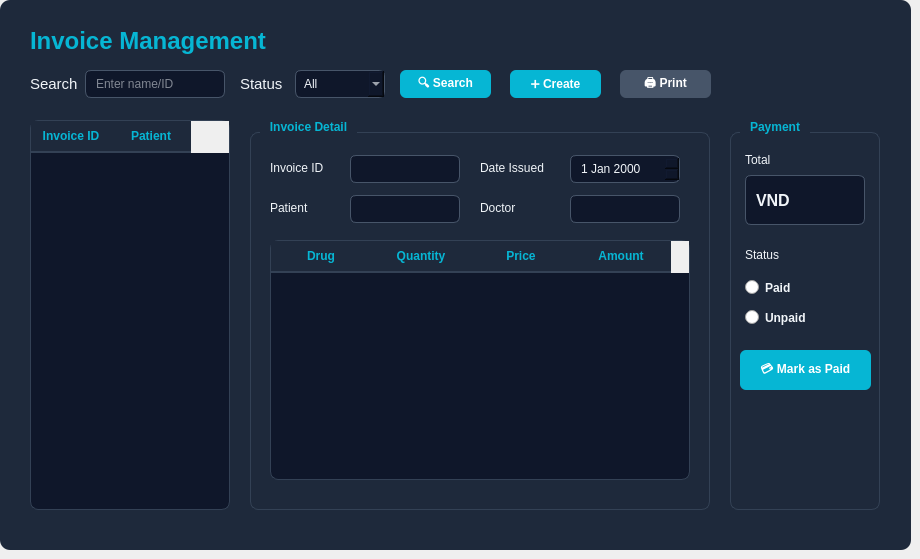
    <widget class="QWidget" name="page">
     <widget class="QFrame" name="frameDashboard_4">
      <property name="geometry">
       <rect>
        <x>0</x>
        <y>0</y>
        <width>911</width>
        <height>550</height>
       </rect>
      </property>
      <property name="styleSheet">
       <string notr="true">QFrame#frameDashboard_4 {
    background-color: rgb(30, 41, 59);
    border-radius: 10px;
}
QLabel {
    color: rgb(241, 245, 249);
}
QLineEdit, QComboBox, QDateEdit {
    background-color: rgb(15, 23, 42);
    border: 1px solid rgb(71, 85, 105);
    border-radius: 6px;
    color: rgb(241, 245, 249);
    padding: 4px 8px;
}
QLineEdit:focus, QComboBox:focus, QDateEdit:focus {
    border: 1px solid rgb(6, 182, 212);
}
QTableWidget {
    background-color: rgb(15, 23, 42);
    color: rgb(226, 232, 240);
    gridline-color: rgb(51, 65, 85);
    border: 1px solid rgb(51, 65, 85);
    border-radius: 8px;
}
QHeaderView::section {
    background-color: rgb(30, 41, 59);
    color: rgb(6, 182, 212);
    padding: 6px;
    font-weight: bold;
    border: none;
    border-bottom: 2px solid rgb(51, 65, 85);
}
QGroupBox {
    border: 1px solid rgb(51, 65, 85);
    border-radius: 8px;
    margin-top: 12px;
    font-weight: bold;
    color: rgb(6, 182, 212);
}
QGroupBox::title {
    subcontrol-origin: margin;
    subcontrol-position: top left;
    padding: 0 8px;
    left: 10px;
}
QRadioButton {
    color: rgb(241, 245, 249);
    font-weight: bold;
}
QPushButton {
    background-color: rgb(71, 85, 105);
    color: white;
    border: none;
    border-radius: 6px;
    padding: 6px 14px;
    font-weight: bold;
}
QPushButton:hover {
    background-color: rgb(51, 65, 85);
}
QPushButton#btnSearch_10, QPushButton#btnSearch_11, QPushButton#btnSearch_12 {
    background-color: rgb(6, 182, 212);
}
QPushButton#btnSearch_10:hover, QPushButton#btnSearch_11:hover, QPushButton#btnSearch_12:hover {
    background-color: rgb(8, 145, 178);
}</string>
      </property>
      <widget class="QLabel" name="lblTitle_4">
       <property name="geometry">
        <rect>
         <x>30</x>
         <y>20</y>
         <width>281</width>
         <height>41</height>
        </rect>
       </property>
       <property name="font">
        <font>
         <pointsize>18</pointsize>
         <bold>true</bold>
        </font>
       </property>
       <property name="styleSheet">
        <string notr="true">color: rgb(6, 182, 212);</string>
       </property>
       <property name="text">
        <string>Invoice Management</string>
       </property>
      </widget>
      <widget class="QLabel" name="label_19">
       <property name="geometry">
        <rect>
         <x>30</x>
         <y>70</y>
         <width>50</width>
         <height>28</height>
        </rect>
       </property>
       <property name="font">
        <font>
         <pointsize>11</pointsize>
        </font>
       </property>
       <property name="text">
        <string>Search</string>
       </property>
      </widget>
      <widget class="QLineEdit" name="txtSearch_7">
       <property name="geometry">
        <rect>
         <x>85</x>
         <y>70</y>
         <width>140</width>
         <height>28</height>
        </rect>
       </property>
       <property name="placeholderText">
        <string>Enter name/ID</string>
       </property>
      </widget>
      <widget class="QLabel" name="label_21">
       <property name="geometry">
        <rect>
         <x>240</x>
         <y>70</y>
         <width>50</width>
         <height>28</height>
        </rect>
       </property>
       <property name="font">
        <font>
         <pointsize>11</pointsize>
        </font>
       </property>
       <property name="text">
        <string>Status</string>
       </property>
      </widget>
      <widget class="QComboBox" name="comboBox_2">
       <property name="geometry">
        <rect>
         <x>295</x>
         <y>70</y>
         <width>90</width>
         <height>28</height>
        </rect>
       </property>
       <item>
        <property name="text">
         <string>All</string>
        </property>
       </item>
       <item>
        <property name="text">
         <string>Unpaid</string>
        </property>
       </item>
       <item>
        <property name="text">
         <string>Paid</string>
        </property>
       </item>
      </widget>
      <widget class="QPushButton" name="btnSearch_10">
       <property name="geometry">
        <rect>
         <x>400</x>
         <y>70</y>
         <width>91</width>
         <height>28</height>
        </rect>
       </property>
       <property name="text">
        <string>🔍 Search</string>
       </property>
      </widget>
      <widget class="QPushButton" name="btnSearch_11">
       <property name="geometry">
        <rect>
         <x>510</x>
         <y>70</y>
         <width>91</width>
         <height>28</height>
        </rect>
       </property>
       <property name="text">
        <string>➕ Create</string>
       </property>
      </widget>
      <widget class="QPushButton" name="btnSearch_13">
       <property name="geometry">
        <rect>
         <x>620</x>
         <y>70</y>
         <width>91</width>
         <height>28</height>
        </rect>
       </property>
       <property name="text">
        <string>🖨️ Print</string>
       </property>
      </widget>
      <widget class="QTableWidget" name="tableWidget">
       <property name="geometry">
        <rect>
         <x>30</x>
         <y>120</y>
         <width>200</width>
         <height>390</height>
        </rect>
       </property>
       <attribute name="horizontalHeaderDefaultSectionSize">
        <number>80</number>
       </attribute>
       <column>
        <property name="text">
         <string>Invoice ID</string>
        </property>
       </column>
       <column>
        <property name="text">
         <string>Patient</string>
        </property>
       </column>
      </widget>
      <widget class="QGroupBox" name="groupBox_2">
       <property name="geometry">
        <rect>
         <x>250</x>
         <y>120</y>
         <width>460</width>
         <height>390</height>
        </rect>
       </property>
       <property name="title">
        <string>Invoice Detail</string>
       </property>
       <widget class="QLabel" name="label_36">
        <property name="geometry">
         <rect>
          <x>20</x>
          <y>35</y>
          <width>80</width>
          <height>25</height>
         </rect>
        </property>
        <property name="text">
         <string>Invoice ID</string>
        </property>
       </widget>
       <widget class="QLineEdit" name="txtRecordID_7">
        <property name="geometry">
         <rect>
          <x>100</x>
          <y>35</y>
          <width>110</width>
          <height>28</height>
         </rect>
        </property>
        <property name="readOnly">
         <bool>true</bool>
        </property>
       </widget>
       <widget class="QLabel" name="label_37">
        <property name="geometry">
         <rect>
          <x>20</x>
          <y>75</y>
          <width>80</width>
          <height>25</height>
         </rect>
        </property>
        <property name="text">
         <string>Patient</string>
        </property>
       </widget>
       <widget class="QLineEdit" name="txtRecordID_8">
        <property name="geometry">
         <rect>
          <x>100</x>
          <y>75</y>
          <width>110</width>
          <height>28</height>
         </rect>
        </property>
        <property name="readOnly">
         <bool>true</bool>
        </property>
       </widget>
       <widget class="QLabel" name="label_38">
        <property name="geometry">
         <rect>
          <x>230</x>
          <y>35</y>
          <width>80</width>
          <height>25</height>
         </rect>
        </property>
        <property name="text">
         <string>Date Issued</string>
        </property>
       </widget>
       <widget class="QDateEdit" name="dateEdit_4">
        <property name="geometry">
         <rect>
          <x>320</x>
          <y>35</y>
          <width>110</width>
          <height>28</height>
         </rect>
        </property>
        <property name="readOnly">
         <bool>true</bool>
        </property>
       </widget>
       <widget class="QLabel" name="label_39">
        <property name="geometry">
         <rect>
          <x>230</x>
          <y>75</y>
          <width>80</width>
          <height>25</height>
         </rect>
        </property>
        <property name="text">
         <string>Doctor</string>
        </property>
       </widget>
       <widget class="QLineEdit" name="txtRecordID_10">
        <property name="geometry">
         <rect>
          <x>320</x>
          <y>75</y>
          <width>110</width>
          <height>28</height>
         </rect>
        </property>
        <property name="readOnly">
         <bool>true</bool>
        </property>
       </widget>
       <widget class="QTableWidget" name="tableWidget_2">
        <property name="geometry">
         <rect>
          <x>20</x>
          <y>120</y>
          <width>420</width>
          <height>240</height>
         </rect>
        </property>
        <column>
         <property name="text">
          <string>Drug</string>
         </property>
        </column>
        <column>
         <property name="text">
          <string>Quantity</string>
         </property>
        </column>
        <column>
         <property name="text">
          <string>Price</string>
         </property>
        </column>
        <column>
         <property name="text">
          <string>Amount</string>
         </property>
        </column>
       </widget>
      </widget>
      <widget class="QGroupBox" name="groupBox_3">
       <property name="geometry">
        <rect>
         <x>730</x>
         <y>120</y>
         <width>150</width>
         <height>390</height>
        </rect>
       </property>
       <property name="title">
        <string>Payment</string>
       </property>
       <widget class="QLabel" name="label_40">
        <property name="geometry">
         <rect>
          <x>15</x>
          <y>30</y>
          <width>80</width>
          <height>20</height>
         </rect>
        </property>
        <property name="text">
         <string>Total</string>
        </property>
       </widget>
       <widget class="QLineEdit" name="txtRecordID_9">
        <property name="geometry">
         <rect>
          <x>15</x>
          <y>55</y>
          <width>120</width>
          <height>50</height>
         </rect>
        </property>
        <property name="font">
         <font>
          <pointsize>12</pointsize>
          <bold>true</bold>
         </font>
        </property>
        <property name="text">
         <string>VND</string>
        </property>
        <property name="readOnly">
         <bool>true</bool>
        </property>
       </widget>
       <widget class="QLabel" name="label_41">
        <property name="geometry">
         <rect>
          <x>15</x>
          <y>125</y>
          <width>80</width>
          <height>20</height>
         </rect>
        </property>
        <property name="text">
         <string>Status</string>
        </property>
       </widget>
       <widget class="QRadioButton" name="radioButton">
        <property name="geometry">
         <rect>
          <x>15</x>
          <y>155</y>
          <width>100</width>
          <height>25</height>
         </rect>
        </property>
        <property name="text">
         <string>Paid</string>
        </property>
       </widget>
       <widget class="QRadioButton" name="radioButton_2">
        <property name="geometry">
         <rect>
          <x>15</x>
          <y>185</y>
          <width>100</width>
          <height>25</height>
         </rect>
        </property>
        <property name="text">
         <string>Unpaid</string>
        </property>
       </widget>
       <widget class="QPushButton" name="btnSearch_12">
        <property name="geometry">
         <rect>
          <x>10</x>
          <y>230</y>
          <width>131</width>
          <height>40</height>
         </rect>
        </property>
        <property name="text">
         <string>💳 Mark as Paid</string>
        </property>
       </widget>
      </widget>
     </widget>
    </widget>
